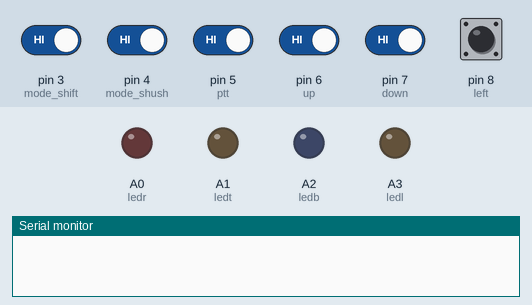
Recording of a sketch running on a simulated Arduino Leonardo, built with avr-gcc and run on an emulated ATmega32U4. Shown: output pins drawn as LEDs (lit = HIGH), the last lines printed to the serial monitor. The test bench sets the inputs (shaded band); at power-on: pin 3 (mode_shift), pin 4 (mode_shush), pin 5 (ptt), pin 6 (up), pin 7 (down), pin 8 (left) HIGH. USB keyboard and mouse output is not drawn.

Above: at 2.8 s.
2.9 s: pin 4 (mode_shush) driven LOW and pin 5 (ptt) driven LOW
At 3.4 s:
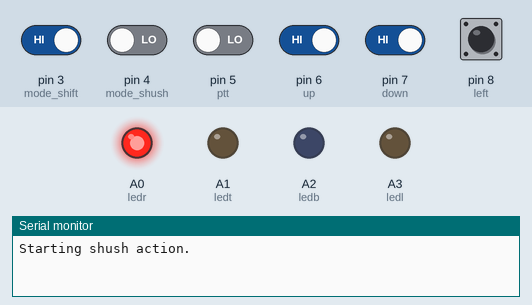
4.4 s: pin 4 (mode_shush) driven HIGH
At 5.8 s:
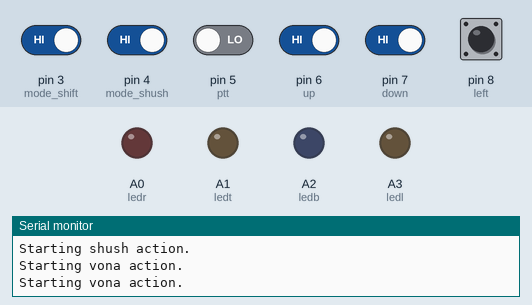
7.5 s: pin 4 (mode_shush) driven LOW
At 8.1 s:
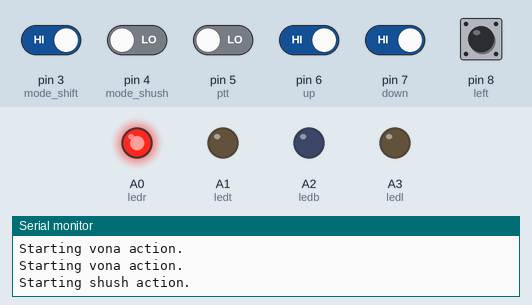
9.0 s: pin 3 (mode_shift) driven LOW and pin 4 (mode_shush) driven HIGH and pin 5 (ptt) driven HIGH and pin 6 (up) driven LOW and pin 7 (down) driven LOW
At 9.4 s:
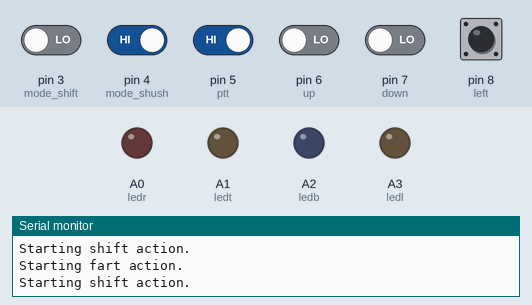
Timing chart, 0 to 12.0 s (numbered marks = the images above; inputs shaded):
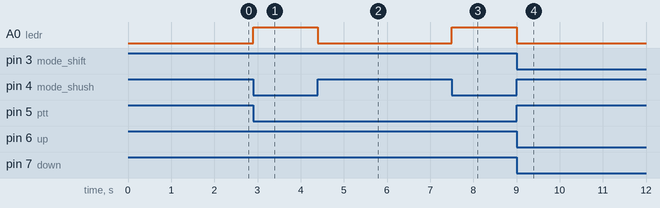

Measured:
- after the input at 2.9 s, A0 (ledr): LOW → HIGH at once
- after the input at 4.4 s, A0 (ledr): HIGH → LOW at once
- after the input at 7.5 s, A0 (ledr): LOW → HIGH at once
- after the input at 9.0 s, A0 (ledr): HIGH → LOW at once

The sketch:

desk_box.ino
```cpp
/*
Simple momentary key controls from momentary switches mounted to my desk.
Used (among other things) to control Shush: http://mizage.com/shush/

It's a Push-to-talk/toggle/cough button for microphones.
Very handy for anybody who does a lot of group audio/videoconferencing.

Optional: extra pins shift the function of the single button (using a multi-throw switch)

Todo:
* Add rocker switch to toggle shush instead of double-press
* Combine with desk_control_toggle to do both with one chip (raise/lower desk)
* Fade/larson LEDs
* Get input from shush and other apps to activate LEDs appropriately

*/

#define OSX 0
#include "Keyboard.h"
#include "HID.h"

typedef struct t  {
    unsigned long tStart;
    unsigned long tTimeout;
};

//Tasks and their Schedules.
t t_func100 = {0, 100}; //Run every 100ms
t t_func1000 = {0, 1000}; //Run every second

bool tCheck (struct t *t ) {
  if (millis() > t->tStart + t->tTimeout) return true;
}

void tRun (struct t *t) {
    t->tStart = millis();
}

int platform = OSX;

//*const int green = 2; // make this another input shift?
const int mode_shift = 3; //shift switch down (shift), white
const int mode_shush = 4; //shift switch up (shush/PTT), red
const int ptt = 5; //ptt, right button, yellow
const int up = 6; // vona/desk-up? top button, brown
const int down = 7; // harley/desk-down? bottom button, blue
const int left = 8; // ?, left button, orange

int pttState = HIGH;
long lastPttDebounceTime = 0;
int upState = HIGH;
long lastUpDebounceTime = 0;
int downState = HIGH;
long lastDownDebounceTime = 0;
int leftState = HIGH;
long lastLeftDebounceTime = 0;

long debounceDelay = 500;


const int ledr = A0; // right LED
const int ledt = A1; // top LED
const int ledb = A2; // bottm LED
const int ledl = A3; // left LED

int bright = 0;
int fade = 5;

void setup() {
  Serial.begin(9600);
  // set pin 2 to input with pullup resistor, high unless grounded
  pinMode(ptt, INPUT_PULLUP);
  pinMode(mode_shift, INPUT_PULLUP);
  pinMode(mode_shush, INPUT_PULLUP);
  pinMode(up, INPUT_PULLUP);
  pinMode(down, INPUT_PULLUP);
  pinMode(left, INPUT_PULLUP);
  pinMode(ledr, OUTPUT);
  pinMode(ledt, OUTPUT);
  pinMode(ledb, OUTPUT);
  pinMode(ledl, OUTPUT);
  Keyboard.begin();
}

void out(String debugInfo){
  Serial.println(debugInfo);
}

void halt(){
  Keyboard.releaseAll();
}

void hold_shush(){
  while ((digitalRead(ptt) == LOW) && (digitalRead(mode_shush) == LOW)){
    digitalWrite(ledr,HIGH);
  }
}

void shush_action(){
    out("Starting shush action.");
    Keyboard.press(KEY_LEFT_GUI);
    Keyboard.press(KEY_LEFT_SHIFT);
    Keyboard.press(KEY_LEFT_ALT);
    Keyboard.press(KEY_LEFT_CTRL);
}

void shift_action(){
  out("Starting shift action.");
    Keyboard.press(KEY_LEFT_GUI);
    Keyboard.press(KEY_LEFT_SHIFT);
    Keyboard.press(KEY_LEFT_ALT);
    Keyboard.press('Y');
}

void vona_action(){
  out("Starting vona action.");
    Keyboard.press(KEY_LEFT_GUI);
    Keyboard.press(KEY_LEFT_SHIFT);
    Keyboard.press(KEY_LEFT_ALT);
    Keyboard.press('I');
}

void fart_action(){
  out("Starting fart action.");
    Keyboard.press(KEY_LEFT_GUI);
    Keyboard.press(KEY_LEFT_SHIFT);
    Keyboard.press(KEY_LEFT_ALT);
    Keyboard.press('F');
}

void ptt_pressed(){
  if ((digitalRead(mode_shift) == HIGH) && (digitalRead(mode_shush) == HIGH)){
    vona_action();
  }
  if ((digitalRead(mode_shift) == HIGH) && (digitalRead(mode_shush) == LOW)){
    shush_action();
    hold_shush();
    digitalWrite(ledr,LOW);
  }
  if ((digitalRead(mode_shift) == LOW) && (digitalRead(mode_shush) == HIGH)){
    shift_action();
  }
}

void down_pressed(){
    if ((digitalRead(mode_shift) == HIGH) && (digitalRead(mode_shush) == LOW)){
    vona_action();
  }
  if ((digitalRead(mode_shift) == LOW) && (digitalRead(mode_shush) == HIGH)){
    fart_action();
  }
}

void up_pressed(){
    if ((digitalRead(mode_shift) == HIGH) && (digitalRead(mode_shush) == LOW)){
   // harley_action();
  }
  if ((digitalRead(mode_shift) == LOW) && (digitalRead(mode_shush) == HIGH)){
    shift_action();
  }
}

void left_pressed(){
    if ((digitalRead(mode_shift) == HIGH) && (digitalRead(mode_shush) == LOW)){
   // harley_action();
  }
  if ((digitalRead(mode_shift) == LOW) && (digitalRead(mode_shush) == HIGH)){
    shift_action();
  }
}

void loop() {

//digitalWrite(ledr,HIGH);
//digitalWrite(ledt,HIGH);
//digitalWrite(ledb,HIGH);
//digitalWrite(ledl,HIGH);

// below stuff should cycle the lights
/*
if (tCheck(&t_func100)) {
//      func100();
  analogWrite(ledt,bright);
  bright = bright + fade;
  if (bright <= 0 || bright >= 255) {
    fade = -fade;
  }

      tRun(&t_func100);
    }
*/

//  out("Starting loop().");
  halt();

   pttState = digitalRead(ptt);
  if ( (millis() - lastPttDebounceTime) > debounceDelay || (digitalRead(mode_shush) == LOW))  {
  if (digitalRead(ptt) == LOW){
    ptt_pressed();
    lastPttDebounceTime = millis();
  }
  }

  downState = digitalRead(down);
  if ( (millis() - lastDownDebounceTime) > debounceDelay) {
  if (digitalRead(down) == LOW){
    down_pressed();
    lastDownDebounceTime = millis();
  }
  }

  upState = digitalRead(up);
  if ( (millis() - lastUpDebounceTime) > debounceDelay) {
  if (digitalRead(up) == LOW){
    up_pressed();
    lastUpDebounceTime = millis();
  }
  }

  leftState = digitalRead(left);
  if ( (millis() - lastLeftDebounceTime) > debounceDelay) {
  if (digitalRead(left) == LOW){
    left_pressed();
    lastLeftDebounceTime = millis();
  }
  }

}
```
